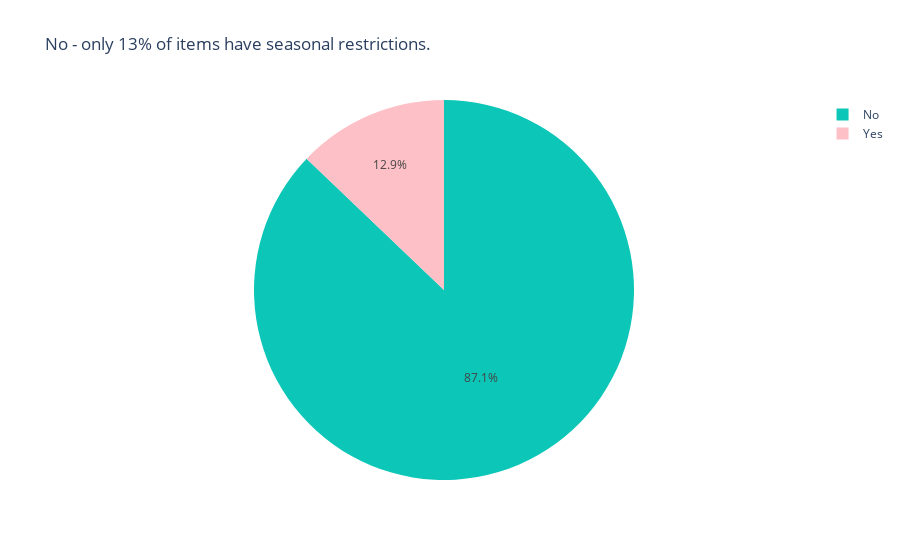

Notebook code for this chart:
### Markdown cell above
<h3>Do items often have seasonal restrictions?</h3>

### Code cell
rarity_df['Seasonality Group'] = rarity_df['Seasonal Availability'].apply(lambda x: 'Yes' if x in ['Spring', 'Fall', 'Summer', 'Winter'] else 'No') #categorize into 'Season Specific' or 'No Season restrictions'
fig = px.pie(
    rarity_df,
    names='Seasonality Group',
    title="No - only 13% of items have seasonal restrictions.",
    color='Seasonality Group',
    color_discrete_sequence=['#0cc6b8', '#fdc0c7']
)
fig.show()

### Figure 1 — Plotly figure (JSON) as saved in the notebook; plotly's stock layout.template omitted (floating-point values rounded to 4 significant figures; data arrays with more than 128 entries replaced by an {"elided": "..."} marker saying what was removed)
{"data": [{"customdata": {"elided": "8324x1 str values"}, "domain": {"x": [0, 1], "y": [0, 1]}, "hovertemplate": "Seasonality Group=%{customdata[0]}<extra></extra>", "labels": {"elided": "8324 str values"}, "legendgroup": "", "marker": {"colors": {"elided": "8324 str values"}}, "name": "", "showlegend": true, "type": "pie"}], "layout": {"legend": {"tracegroupgap": 0}, "piecolorway": ["#0cc6b8", "#fdc0c7"], "title": {"text": "No - only 13% of items have seasonal restrictions."}}}
